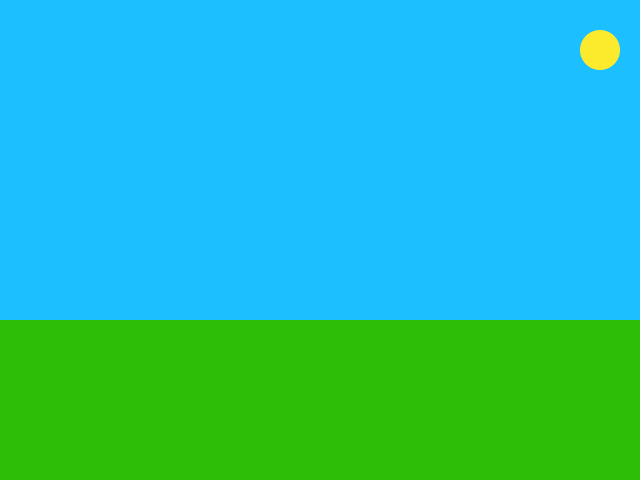
Frame 1 (no input)
Frame 60 (the mouse pressed at the canvas centre just before this capture): identical to frame 1, image omitted
Frame 120 (the mouse held since frame 60 and released just before this capture): identical to frame 1, image omitted

The Processing sketch that drew this single still picture (run headless with seeded random() and noise(); from frame 60 on, the mouse is pressed at the canvas centre):

// Processing sketch: processing_161565
// ── processing_161565.pde

 
 
float dice;
void mouseClicked()
{
  if (dice < 1.000001 && dice > 0.1)
  {
    fill (random(0, 200), random(100, 200), random(100, 255));
    ellipse (mouseX, mouseY, random(30, 75), random(30, 75));
  }
  else if (dice < 2.000001 && dice > 1.000001)
  {
    fill (random(100, 255), random(60, 100), random(10, 150));
    triangle (mouseX-random(0, 50), mouseY+random(40, 100), mouseX+random(50, 100), mouseY+random(15, 75), mouseX, mouseY+random(15, 75));
  }
 
  else if (dice < 0.1)
  {
    robotHead();
    robotBody();
    robotFace();
  }
  else
  {
    fill (random(0, 100), random(100, 255), random(0, 200));
    rect (mouseX-25, mouseY-25, random(15, 75), random(15, 75));
  }
}
 
 

 
 
 
void setup()
{
  size(640, 480);
  background (255);
  smooth();
  noStroke();
  fill(44,191,8);
  rect(0,300,640,200);
  fill(28,191,255);
  rect(0,0,640,320);
   fill(252,235,45);
  ellipse(600,50,40,40);
}
 
 
void draw()
{
 
  dice = random(0, 3);
}
 
 
 
 
 
 
 
 
void robotHead()
{
  fill(0, 197, 255);
  triangle (mouseX+50, mouseY-30, mouseX, mouseY-30, mouseX+7.5, mouseY+10);
  triangle (mouseX-50, mouseY-30, mouseX, mouseY-30, mouseX-7.5, mouseY+10);
  fill(183, 0, 131);
  ellipse (mouseX, mouseY-10, 50, 50);
}
 
void robotBody()
{
  fill(255, 0, 0);
  rect(mouseX-50, mouseY+25, 45, 20);
  rect(mouseX+8, mouseY+25, 45, 20);
  fill(30, 232, 16);
  rect(mouseX-20, mouseY+100, 15, 50);
  rect(mouseX+6, mouseY+100, 15, 50);
  fill(255, 255, 8);
  rect(mouseX-22, mouseY+15, 45, 100);
}
 
void robotFace()
{
  fill(0);
  ellipse(mouseX-10, mouseY-10, 10, 10);
  ellipse(mouseX+10, mouseY-10, 10, 10);
  arc(mouseX, mouseY, 20, 20, radians(0), radians(180));
}

 void keyPressed(){
   if(key=='s'){
      saveImage();
 }
}
     
 void saveImage() {
  String fileName = timeStamp()+".tiff";
  PImage imageSave = get(0,0,width,height);
  imageSave.save(fileName);
}
  
String timeStamp() {
 String timestamp = year()+"_"+month()+"_"+day()+"_"+minute()+"_"+second()+"_"+millis();
 return timestamp;
}
